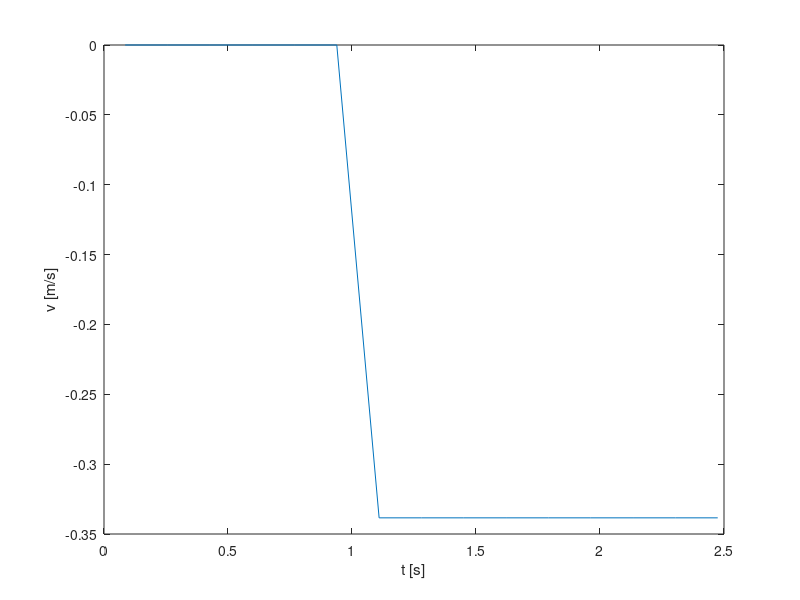

Reproduce this figure in MATLAB.
load('grunnfrekvens.mat');
f = max(fw);

load('konstant_hastighet4.mat');

T = 20.2;
c = 331.1 + 0.606*T;
v = (1 - f./fw).*c;
length(tw)
plot(tw(1:15), v(1:15));
hold on
xlabel('t [s]')
ylabel('v [m/s]')
hold off